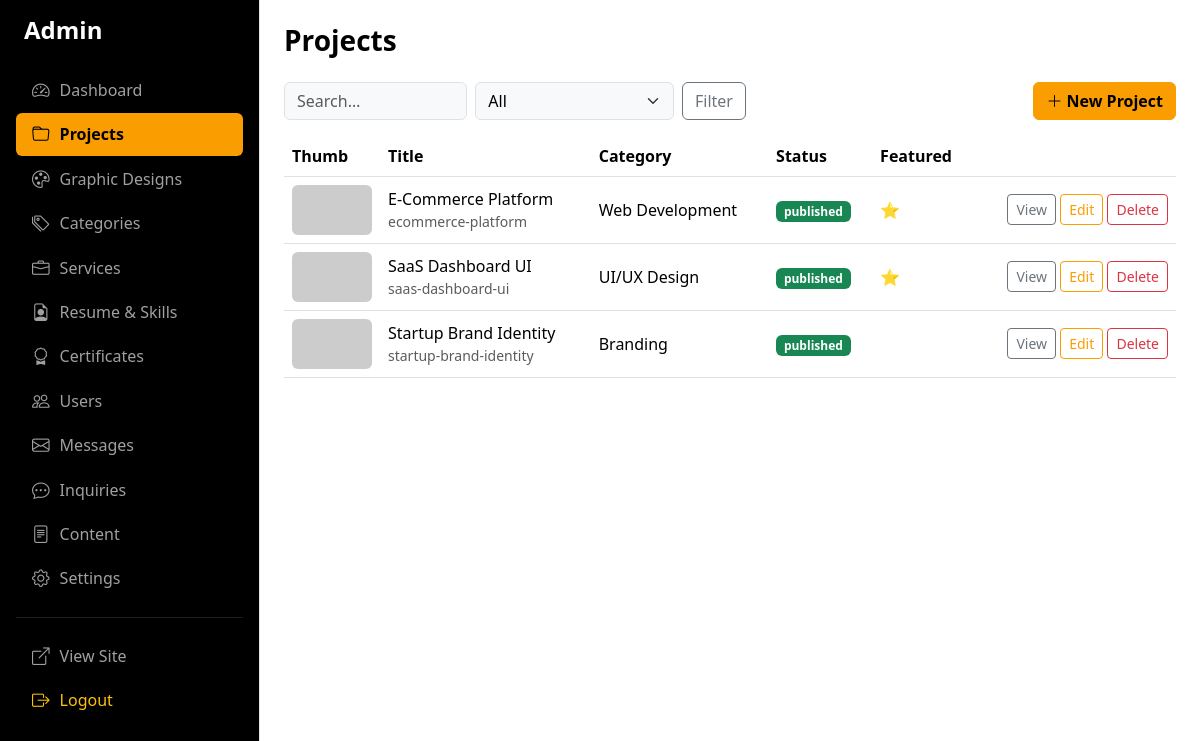
The app's page /admin/projects/index.php (signed in) with its own data.
### tables this page shows
CREATE TABLE projects (
  id INT UNSIGNED AUTO_INCREMENT PRIMARY KEY,
  title VARCHAR(200) NOT NULL,
  slug VARCHAR(220) NOT NULL UNIQUE,
  description LONGTEXT NOT NULL,
  thumbnail VARCHAR(255) DEFAULT NULL,
  category_id INT UNSIGNED DEFAULT NULL,
  technologies VARCHAR(500) DEFAULT NULL,
  project_url VARCHAR(255) DEFAULT NULL,
  source_code_url VARCHAR(255) DEFAULT NULL,
  project_date DATE DEFAULT NULL,
  is_featured TINYINT(1) NOT NULL DEFAULT 0,
  status ENUM('draft','published') NOT NULL DEFAULT 'draft',
  views INT UNSIGNED NOT NULL DEFAULT 0,
  created_at TIMESTAMP DEFAULT CURRENT_TIMESTAMP,
  updated_at TIMESTAMP DEFAULT CURRENT_TIMESTAMP ON UPDATE CURRENT_TIMESTAMP,
  FOREIGN KEY (category_id) REFERENCES categories(id) ON DELETE SET NULL,
  INDEX idx_status (status),
  INDEX idx_featured (is_featured),
  INDEX idx_category (category_id),
  INDEX idx_slug (slug)
);

CREATE TABLE categories (
  id INT UNSIGNED AUTO_INCREMENT PRIMARY KEY,
  name VARCHAR(100) NOT NULL,
  slug VARCHAR(120) NOT NULL UNIQUE,
  description TEXT DEFAULT NULL,
  created_at TIMESTAMP DEFAULT CURRENT_TIMESTAMP,
  updated_at TIMESTAMP DEFAULT CURRENT_TIMESTAMP ON UPDATE CURRENT_TIMESTAMP,
  INDEX idx_slug (slug)
);

### includes/functions.php (called while the page is built, shortened)
<?php
require_once __DIR__ . '/../config/database.php';
function e($v): string { return htmlspecialchars((string)$v, ENT_QUOTES, 'UTF-8'); }

### config/database.php (called while the page is built, shortened)
<?php
function db(): PDO {
    static $pdo = null;
    if ($pdo === null) {
        $host = '127.0.0.1';
        $dbname = 'portfolio_db';
        $user = 'root';
        $pass = '';
        $dsn = "mysql:host=$host;dbname=$dbname;charset=utf8mb4";
        try {
            $pdo = new PDO($dsn, $user, $pass, [
                PDO::ATTR_ERRMODE => PDO::ERRMODE_EXCEPTION,
                PDO::ATTR_DEFAULT_FETCH_MODE => PDO::FETCH_ASSOC,
                PDO::ATTR_EMULATE_PREPARES => false,
            ]);
        } catch (PDOException $e) {
            error_log('DB Error: ' . $e->getMessage());
            die('Database connection failed. Please check configuration.');
        }
    }
    return $pdo;
}

### admin/projects/index.php (the view, shortened to what this page needs)
<?php
$q = trim($_GET['q'] ?? '');
$where = ["1=1"]; $params=[];
$whereSql = 'WHERE '.implode(' AND ',$where);
$stmt = db()->prepare("
    SELECT p.*, c.name AS category_name FROM projects p
    LEFT JOIN categories c ON c.id=p.category_id
    $whereSql ORDER BY p.created_at DESC");
$stmt->execute($params);
$projects = $stmt->fetchAll();
render_dashboard_header('Projects', 'admin'); ?>
<div class="d-flex justify-content-between mb-3">
  <form class="d-flex gap-2" method="get">
    <input name="q" class="form-control" placeholder="Search…" value="<?= e($q) ?>">
    <select name="status" class="form-select">
      <option value="">All</option>
    </select>
    <button class="btn btn-outline-secondary">Filter</button>
  </form>
  <a href="<?= BASE_URL ?>admin/projects/edit.php" class="btn btn-primary">
    <i class="bi bi-plus-lg"></i> New Project</a>
</div>
<div class="table-responsive">
<table class="table align-middle">
<thead><tr><th>Thumb</th><th>Title</th><th>Category</th><th>Status</th><th>Featured</th><th></th></tr></thead>
<tbody>
<?php foreach ($projects as $p): ?>
<tr>
  <td style="width:80px">
    <img src="<?= $p['thumbnail']?UPLOAD_URL.e($p['thumbnail']):'https://via.placeholder.com/80x50' ?>"
         style="width:80px;height:50px;object-fit:cover" class="rounded"></td>
  <td><?= e($p['title']) ?><div class="small text-muted"><?= e($p['slug']) ?></div></td>
  <td><?= e($p['category_name'] ?? '—') ?></td>
  <td><span class="badge bg-<?= $p['status']==='published'?'success':'secondary' ?>">
      <?= e($p['status']) ?></span></td>
  <td><?= $p['is_featured']?'⭐':'' ?></td>
  <td class="text-end">
    <a href="<?= BASE_URL ?>project-details.php?slug=<?= urlencode($p['slug']) ?>"
       target="_blank" class="btn btn-sm btn-outline-secondary">View</a>
    <a href="<?= BASE_URL ?>admin/projects/edit.php?id=<?= (int)$p['id'] ?>"
       class="btn btn-sm btn-outline-primary">Edit</a>
    <form method="post" class="d-inline">
      <button class="btn btn-sm btn-outline-danger" data-confirm="Delete this project?">Delete</button>
    </form>
  </td>
</tr>
<?php endforeach; ?>
</tbody></table></div>
<?php render_dashboard_footer(); ?>

### includes/dashboard-layout.php (shortened to what this page needs)
<?php
function render_dashboard_header(string $title, string $role): void {
    $isAdmin = $role === 'admin';
    $current = $_SERVER['REQUEST_URI'];
    $base = $isAdmin ? BASE_URL.'admin/' : BASE_URL.'user/';
    $items = $isAdmin ? [
        'dashboard.php'         => ['Dashboard', 'bi-speedometer2'],
        'projects/index.php'    => ['Projects', 'bi-folder'],
        'designs/index.php'     => ['Graphic Designs', 'bi-palette'],
        'categories/index.php'  => ['Categories', 'bi-tags'],
        'services/index.php'    => ['Services', 'bi-briefcase'],
        'resume/index.php'      => ['Resume & Skills', 'bi-file-earmark-person'],
        'certificates/index.php'=> ['Certificates', 'bi-award'],
        'users/index.php'       => ['Users', 'bi-people'],
        'messages/index.php'    => ['Messages', 'bi-envelope'],
        'inquiries/index.php'   => ['Inquiries', 'bi-chat-dots'],
        'content/index.php'     => ['Content', 'bi-file-text'],
        'settings/index.php'    => ['Settings', 'bi-gear']
    ] : [
        'dashboard.php'     => ['Dashboard', 'bi-speedometer2'],
        'profile.php'       => ['Profile', 'bi-person'],
        'favorites.php'     => ['Favorites', 'bi-star'],
        'inquiries.php'     => ['Inquiries', 'bi-chat-dots'],
        'notifications.php' => ['Notifications', 'bi-bell'],
        'settings.php'      => ['Settings', 'bi-gear']
    ];
    ?>
    <!DOCTYPE html>
    <html lang="en" data-bs-theme="light">
    <head>
        <link href="https://cdn.jsdelivr.net/npm/bootstrap@5.3.3/dist/css/bootstrap.min.css" rel="stylesheet">
        <link href="https://cdn.jsdelivr.net/npm/bootstrap-icons@1.11.3/font/bootstrap-icons.css" rel="stylesheet">
        <link href="<?= BASE_URL ?>assets/css/style.css" rel="stylesheet">
    </head>
    <body>
    <div class="d-flex">
      <aside class="sidebar-desktop d-none d-lg-block flex-shrink-0 text-white p-3 dashboard-sidebar">
        <h4 class="mb-4 text-white fw-bold ps-2"><?= $isAdmin?'Admin':'My Account' ?></h4>
        <ul class="nav flex-column">
            <?php foreach ($items as $href=>$data):
                $active = str_contains($current,$href)?'active':'';
                $label = $data[0]; $icon = $data[1];
            ?>
            <li class="nav-item">
                <a class="nav-link <?= $active ?>" href="<?= $base.$href ?>">
                    <i class="bi <?= $icon ?>"></i> <?= e($label) ?>
                </a>
            </li>
            <?php endforeach; ?>
            <hr class="text-secondary">
            <li class="nav-item"><a class="nav-link" href="<?= BASE_URL ?>index.php"><i class="bi bi-box-arrow-up-right"></i> View Site</a></li>
            <li class="nav-item"><a class="nav-link text-warning" href="<?= BASE_URL ?>logout.php"><i class="bi bi-box-arrow-right"></i> Logout</a></li>
        </ul>
      </aside>
      <div class="flex-grow-1 p-3 p-md-4 bg-body" style="min-height: 100vh;">
        <h1 class="h3 mb-4 fw-bold"><?= e($title) ?></h1>
    <?php
}
function render_dashboard_footer(): void {
    ?>
      </div>
    </div>
    </body>
    </html>
    <?php
}
?>

### assets/css/style.css (style rules this page uses)
:root { --brand-primary: #f99d00; --brand-hover: #e08d00; --bg-body: #f8f9fa; --text-main: #000000; --text-muted: #6c757d; --card-bg: #ffffff; --border-color: #dee2e6; --footer-bg: #000000; --footer-text: #ffffff; --sidebar-bg: #000000; --sidebar-text: #a0a0a0; --sidebar-hover: #1a1a1a; }
body { font-family: system-ui, -apple-system, "Segoe UI", sans-serif; background-color: var(--bg-body); color: var(--text-main); transition: background-color 0.3s ease, color 0.3s ease; }
.btn-primary { background-color: var(--brand-primary) !important; border-color: var(--brand-primary) !important; color: #000000 !important; font-weight: 700; }
.btn-outline-primary { color: var(--brand-primary) !important; border-color: var(--brand-primary) !important; }
.dashboard-sidebar { background-color: var(--sidebar-bg) !important; border-right: 1px solid var(--border-color); }
.dashboard-sidebar .nav-link { color: var(--sidebar-text); border-radius: 6px; margin-bottom: 2px; }
.dashboard-sidebar .nav-link.active { background: var(--brand-primary); color: #000000 !important; font-weight: 700; }
a { color: var(--brand-primary); text-decoration: none; }
.form-control, .form-select { background-color: var(--bg-body); color: var(--text-main); border-color: var(--border-color); }

### includes/dashboard-layout.php (style rules this page uses)
.sidebar-desktop { width: 260px; min-height: 100vh; background-color: var(--footer-bg); }
.dashboard-sidebar .nav-link { color: #a0a0a0; border-radius: 6px; margin-bottom: 2px; display: flex; align-items: center; gap: 10px; }
.dashboard-sidebar .nav-link.active { background: var(--brand-primary); color: #000 !important; font-weight: 600; }
.dashboard-sidebar .nav-link i { font-size: 1.1rem; }

### records on screen
projects: title "E-Commerce Platform", slug "ecommerce-platform", category.name "Web Development", status "published"
projects: title "SaaS Dashboard UI", slug "saas-dashboard-ui", category.name "UI/UX Design", status "published"
projects: title "Startup Brand Identity", slug "startup-brand-identity", category.name "Branding", status "published"

### other values on screen
$label "Dashboard"
$label "Projects"
$label "Graphic Designs"
$label "Categories"
$label "Services"
$label "Resume & Skills"
$label "Certificates"
$label "Users"
$label "Messages"
$label "Inquiries"
$label "Content"
$label "Settings"
$title "Projects"
